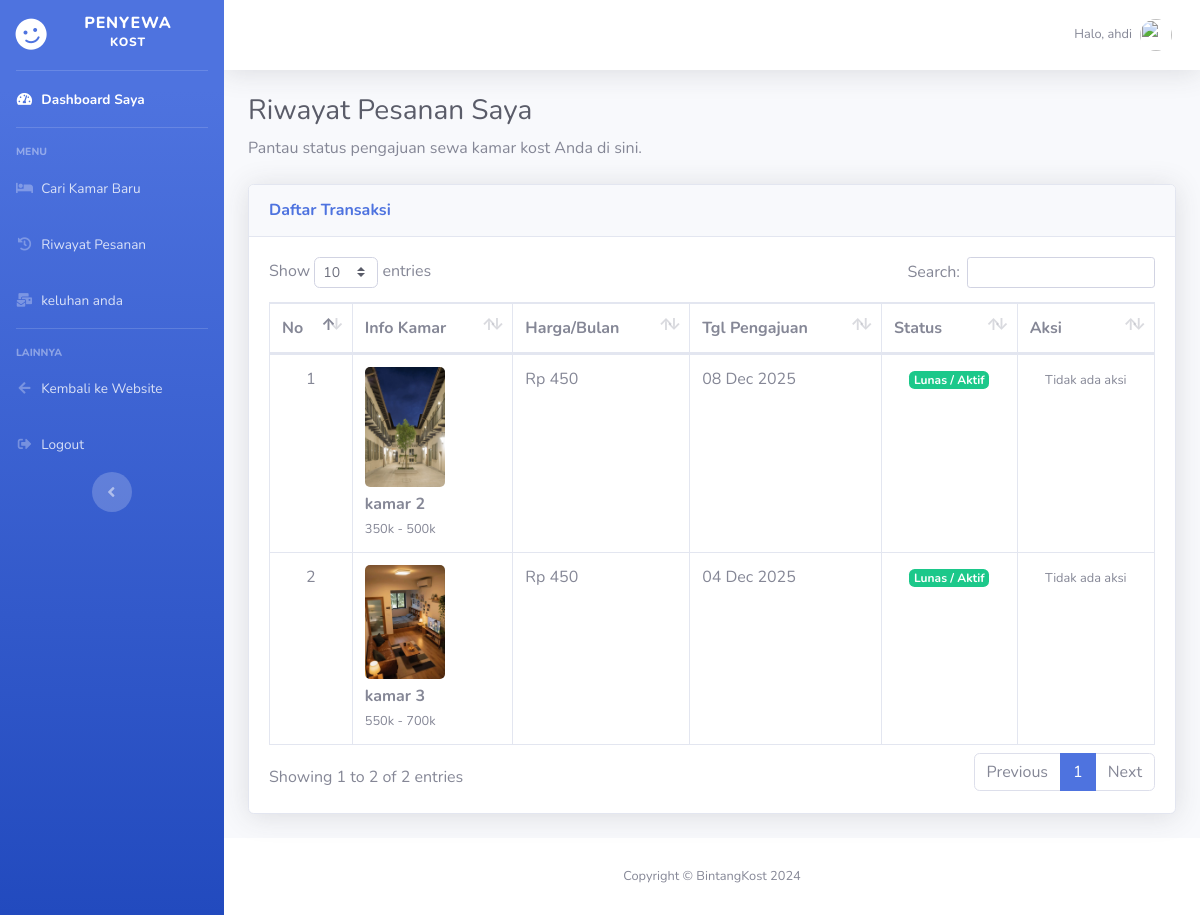
/pages/pesanan.php (signed in), run on the app's committed database.
### tables this page shows
CREATE TABLE `pengajuan_sewa` (
  `id_sewa` int NOT NULL,
  `id_user` int NOT NULL,
  `id_kamar` int NOT NULL,
  `nama_lengkap` varchar(100) NOT NULL,
  `alamat_ktp` text NOT NULL,
  `foto_ktp` varchar(255) NOT NULL,
  `tanggal_pengajuan` datetime NOT NULL DEFAULT CURRENT_TIMESTAMP,
  `status` varchar(50) NOT NULL,
  `bukti_bayar` varchar(255) DEFAULT NULL
);

CREATE TABLE `data_kamar` (
  `id_kamar` int NOT NULL,
  `nama_kamar` varchar(100) NOT NULL,
  `kategori` varchar(100) NOT NULL,
  `deskripsi` varchar(100) NOT NULL,
  `fasilitas` varchar(100) NOT NULL,
  `harga` int NOT NULL,
  `gambar` varchar(100) NOT NULL,
  `ketersediaan` varchar(100) NOT NULL
);

### pages/pesanan.php (the view, shortened to what this page needs)
<?php
include '../proses/koneksi.php';
$id_user = $_SESSION['id_user'];
$nama_user = isset($_SESSION['nama']) ? $_SESSION['nama'] : "Penyewa";
?>
<!DOCTYPE html>
<html lang="id">
<head>
    <link href="../vendor/fontawesome-free/css/all.min.css" rel="stylesheet" type="text/css">
    <link href="css/sb-admin-2.min.css" rel="stylesheet">
    <link href="../vendor/datatables/dataTables.bootstrap4.min.css" rel="stylesheet">
</head>
<body id="page-top">
    <div id="wrapper">
       <ul class="navbar-nav bg-gradient-primary sidebar sidebar-dark accordion" id="accordionSidebar">
            <a class="sidebar-brand d-flex align-items-center justify-content-center" href="dashboard_penyewa.php">
                <div class="sidebar-brand-icon rotate-n-15">
                    <i class="fas fa-smile"></i>
                </div>
                <div class="sidebar-brand-text mx-3">Penyewa <sup>Kost</sup></div>
            </a>
            <hr class="sidebar-divider my-0">
            <li class="nav-item active">
                <a class="nav-link" href="dashboard-penyewa.php">
                    <i class="fas fa-fw fa-tachometer-alt"></i>
                    <span>Dashboard Saya</span></a>
            </li>
            <hr class="sidebar-divider">
            <div class="sidebar-heading">Menu</div>
            <li class="nav-item">
                <a class="nav-link" href="kamar.php"> <i class="fas fa-fw fa-bed"></i>
                    <span>Cari Kamar Baru</span></a>
            </li>
            <li class="nav-item">
                <a class="nav-link" href="pesanan.php">
                    <i class="fas fa-fw fa-history"></i>
                    <span>Riwayat Pesanan</span></a>
            </li>
            <li class="nav-item">
                <a class="nav-link" href="keluhan.php">
                    <i class="fas fa-fw fa-mail-bulk"></i>
                    <span>keluhan anda</span></a>
            </li>
            <hr class="sidebar-divider">
            <div class="sidebar-heading">Lainnya</div>
            <li class="nav-item">
                <a class="nav-link" href="index.php">
                    <i class="fas fa-fw fa-arrow-left"></i>
                    <span>Kembali ke Website</span></a>
            </li>
            <li class="nav-item">
                <a class="nav-link" href="#" data-toggle="modal" data-target="#logoutModal">
                    <i class="fas fa-fw fa-sign-out-alt"></i>
                    <span>Logout</span></a>
            </li>
            <div class="text-center d-none d-md-inline">
                <button class="rounded-circle border-0" id="sidebarToggle"></button>
            </div>
        </ul>
        <div id="content-wrapper" class="d-flex flex-column">
            <div id="content">
                <nav class="navbar navbar-expand navbar-light bg-white topbar mb-4 static-top shadow">
                    <ul class="navbar-nav ml-auto">
                        <li class="nav-item dropdown no-arrow">
                            <a class="nav-link dropdown-toggle" href="#" id="userDropdown" role="button" data-toggle="dropdown">
                                <span class="mr-2 d-none d-lg-inline text-gray-600 small">Halo, <?= $nama_user; ?></span>
                                <img class="img-profile rounded-circle" src="img/undraw_profile.svg">
                            </a>
                        </li>
                    </ul>
                </nav>
                <div class="container-fluid">
                    <h1 class="h3 mb-2 text-gray-800">Riwayat Pesanan Saya</h1>
                    <p class="mb-4">Pantau status pengajuan sewa kamar kost Anda di sini.</p>
                    <div class="card shadow mb-4">
                        <div class="card-header py-3">
                            <h6 class="m-0 font-weight-bold text-primary">Daftar Transaksi</h6>
                        </div>
                        <div class="card-body">
                            <div class="table-responsive">
                                <table class="table table-bordered" id="dataTable" width="100%" cellspacing="0">
                                    <thead>
                                        <tr>
                                            <th>No</th>
                                            <th>Info Kamar</th>
                                            <th>Harga/Bulan</th>
                                            <th>Tgl Pengajuan</th>
                                            <th>Status</th>
                                            <th>Aksi</th>
                                        </tr>
                                    </thead>
                                    <tbody>
                                        <?php
                                        $query = "SELECT ps.*, k.nama_kamar, k.gambar, k.kategori, k.harga
                                                  FROM pengajuan_sewa ps
                                                  JOIN data_kamar k ON ps.id_kamar = k.id_kamar
                                                  WHERE ps.id_user = '$id_user'
                                                  ORDER BY ps.tanggal_pengajuan DESC";
                                        $result = mysqli_query($koneksi, $query);
                                        $no = 1;
                                        while ($row = mysqli_fetch_assoc($result)) :
                                        ?>
                                        <tr>
                                            <td class="text-center"><?= $no++; ?></td>
                                            <td>
                                                <img src="../images/upload/<?= $row['gambar'] ?>" width="80" style="border-radius:5px; margin-bottom:5px;">
                                                <br>
                                                <b><?= $row['nama_kamar'] ?></b>
                                                <br>
                                                <small class="text-muted"><?= $row['kategori'] ?></small>
                                            </td>
                                            <td>Rp <?= number_format($row['harga'], 0, ',', '.') ?></td>
                                            <td><?= date('d M Y', strtotime($row['tanggal_pengajuan'])) ?></td>
                                            <td class="text-center">
                                                <?php
                                                if ($row['status'] == 'Pending') {
                                                    echo '<span class="badge badge-warning">Menunggu Konfirmasi</span>';
                                                } elseif ($row['status'] == 'Disetujui') {
                                                    echo '<span class="badge badge-primary">Disetujui (Silakan Bayar)</span>';
                                                } elseif ($row['status'] == 'Menunggu Verifikasi') {
                                                    echo '<span class="badge badge-info">Sedang Diverifikasi</span>';
                                                } elseif ($row['status'] == 'Lunas') {
                                                    echo '<span class="badge badge-success">Lunas / Aktif</span>';
                                                } else {
                                                    echo '<span class="badge badge-danger">Ditolak</span>';
                                                }
                                                ?>
                                            </td>
                                            <td class="text-center">
                                                <?php if ($row['status'] == 'Pending') : ?>
                                                    <a href="../proses/proses_batal.php?id=<?= $row['id_sewa'] ?>&aksi=batal" class="btn btn-danger btn-sm" onclick="return confirm('Yakin ingin membatalkan pesanan ini?')">
                                                        <i class="fas fa-times"></i> Batal
                                                    </a>
                                                <?php elseif ($row['status'] == 'Disetujui') : ?>
                                                    <button type="button" class="btn btn-success btn-sm" data-toggle="modal" data-target="#modalBayar<?= $row['id_sewa'] ?>">
                                                        <i class="fas fa-upload"></i> Upload Bukti
                                                    </button>
                                                <?php elseif ($row['status'] == 'Ditolak') : ?>
                                                    <a href="../proses/proses_batal.php?id=<?= $row['id_sewa'] ?>&aksi=hapus" class="btn btn-secondary btn-sm" onclick="return confirm('Hapus dari riwayat?')">
                                                        <i class="fas fa-trash"></i> Hapus
                                                    </a>
                                                <?php else: ?>
                                                    <small class="text-muted">Tidak ada aksi</small>
                                                <?php endif; ?>
                                            </td>
                                        </tr>
                                        <?php endwhile; ?>
                                    </tbody>
                                </table>
                            </div>
                        </div>
                    </div>
                </div>
            </div>
            <footer class="sticky-footer bg-white">
                <div class="container my-auto">
                    <div class="copyright text-center my-auto">
                        <span>Copyright &copy; BintangKost 2024</span>
                    </div>
                </div>
            </footer>
        </div>
    </div>
</body>
</html>

### data on the page
pengajuan_sewa: id_kamar.gambar (picture), id_kamar.nama_kamar "kamar 2", id_kamar.kategori "350k - 500k", id_kamar.harga "450", tanggal_pengajuan "08 Dec 2025", status "Lunas / Aktif"
pengajuan_sewa: id_kamar.gambar (picture), id_kamar.nama_kamar "kamar 3", id_kamar.kategori "550k - 700k", id_kamar.harga "450", tanggal_pengajuan "04 Dec 2025", status "Lunas / Aktif"

### other printed values
$nama_user "ahdi"
